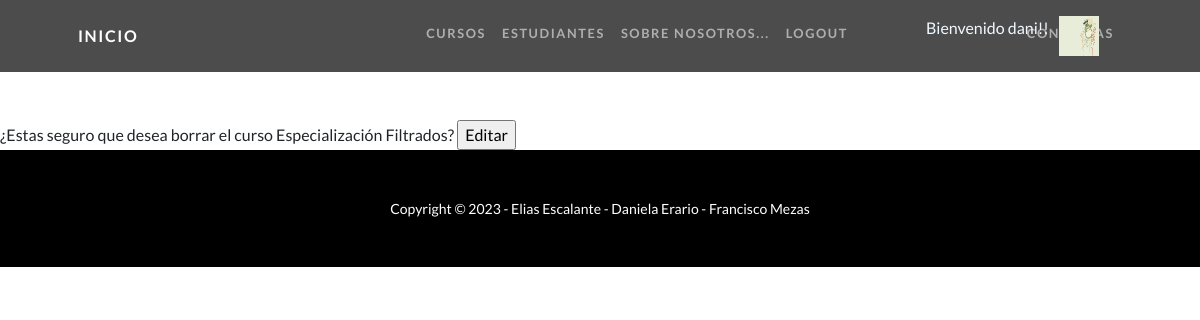
Page /clases/borrar/1 (signed in) on the committed database.
### User/models.py (models this page shows)
class Imagen(models.Model):
    user = models.ForeignKey(User, on_delete=models.CASCADE, null=True)
    imagen = models.ImageField(upload_to='imagenes', null=True, blank = True)
    def __str__(self):
        return f"{settings.MEDIA_URL}{self.imagen}"

### CursosApp/models.py (models this page shows, shortened)
class Curso(models.Model):
    nombre = models.CharField(max_length=40)
    tutor = models.CharField(max_length=40)
    cupo = models.IntegerField()
    fecha = models.DateField()
    imagen = models.ImageField(upload_to="cursos",null=True)
    descripcion = models.CharField(max_length=400, null = True)

### CursosApp/views.py (the view)
# urls.py: path('clases/borrar/<int:pk>', views.CursoDeleteView.as_view(), name='Borrar'),
class CursoDeleteView(DeleteView):
    model = Curso
    success_url = reverse_lazy("Cursos")
    template_name = "CursosApp/cursoBorrar.html"

### CursosApp/context_processors.py (called while the page is built)
def custom_user(request):
    context = auth(request)
    user = context['user']
    if user.is_authenticated:
        imagen = Imagen.objects.filter(user=request.user.id)
        if len(imagen) > 0:
            context['user_avatar'] = imagen[0]
        else:
            context['user_avatar'] = ""
    return context

### CursosApp/templates/CursosApp/cursoBorrar.html (shortened to what this page needs)
{% extends "CursosApp/base.html" %}
{% load static %}
{% block section1 %}
<body>
<br>
<br>
<br>
<br>
<br>
    <form action= "" method="POST"> {% csrf_token %}
        ¿Estas seguro que desea borrar el curso {{curso.nombre}}?
       <input type="submit" value="Editar"/>
    </form>
</body>
{% endblock %}

### CursosApp/templates/CursosApp/base.html (shortened to what this page needs)
<!DOCTYPE html>
<html lang="en">
    <head>
        {% load static %}
        <link href="{% static 'CursosApp/css/styles.css' %}" rel="stylesheet" />
    </head>
    <body id="page-top">
        <nav class="navbar navbar-expand-lg navbar-dark navbar-custom fixed-top">
            <div class="container px-5">
                <a class="navbar-brand" href="{% url 'Inicio' %}">Inicio</a>
                <div class="collapse navbar-collapse" id="navbarResponsive">
                    <ul class="navbar-nav ms-auto">
                        <li class="nav-item"><a class="nav-link" href="{% url 'Cursos' %}">Cursos</a></li>
                        {% if not request.user.is_authenticated %}
                        <li class="nav-item"><a class="nav-link" href="{% url 'Estudiantes' %}">Estudiantes</a></li>
                        {% else %}
                        <li class="nav-item"><a class="nav-link" href="{% url 'editar_perfil' %}">Estudiantes</a></li>
                        {% endif %}
                        <li class="nav-item"><a class="nav-link" href="{% url 'Nosotros' %}">Sobre Nosotros...</a></li>
                        {% if request.user.is_authenticated %}
                        <li class="nav-item"><a class="nav-link" href="{% url 'Logout' %}">Logout</a></li>
                        <li class="nav-item" style="position: relative;left: 70px; color: aliceblue">Bienvenido {{user.username}}!!</li>
                            {% if user_avatar %}
                            <img src="{{user_avatar}}" alt="" style="height: 40px;width: 40px; position: relative; left: 80px;">
                            {% endif %}
                        {% endif %}
                        {% if request.user.is_superuser %}
                        <li class="nav-item"><a class="nav-link" href="{% url 'lista_consultas' %}">Consultas</a></li>
                        {% endif %}
                    </ul>
                </div>
            </div>
        </nav>
    {% block section1 %}
    {% endblock %}
            <footer class="py-5 bg-black">
                <div class="container px-5"><p class="m-0 text-center text-white small">Copyright &copy; 2023 - Elias Escalante - Daniela Erario - Francisco Mezas</p></div>
            </footer>
        </body>
    </html>

### rows in the picture
Imagen: imagen (picture)
Curso: nombre "Especialización Filtrados"

### other values in the picture
{{ user.username }} "dani"
